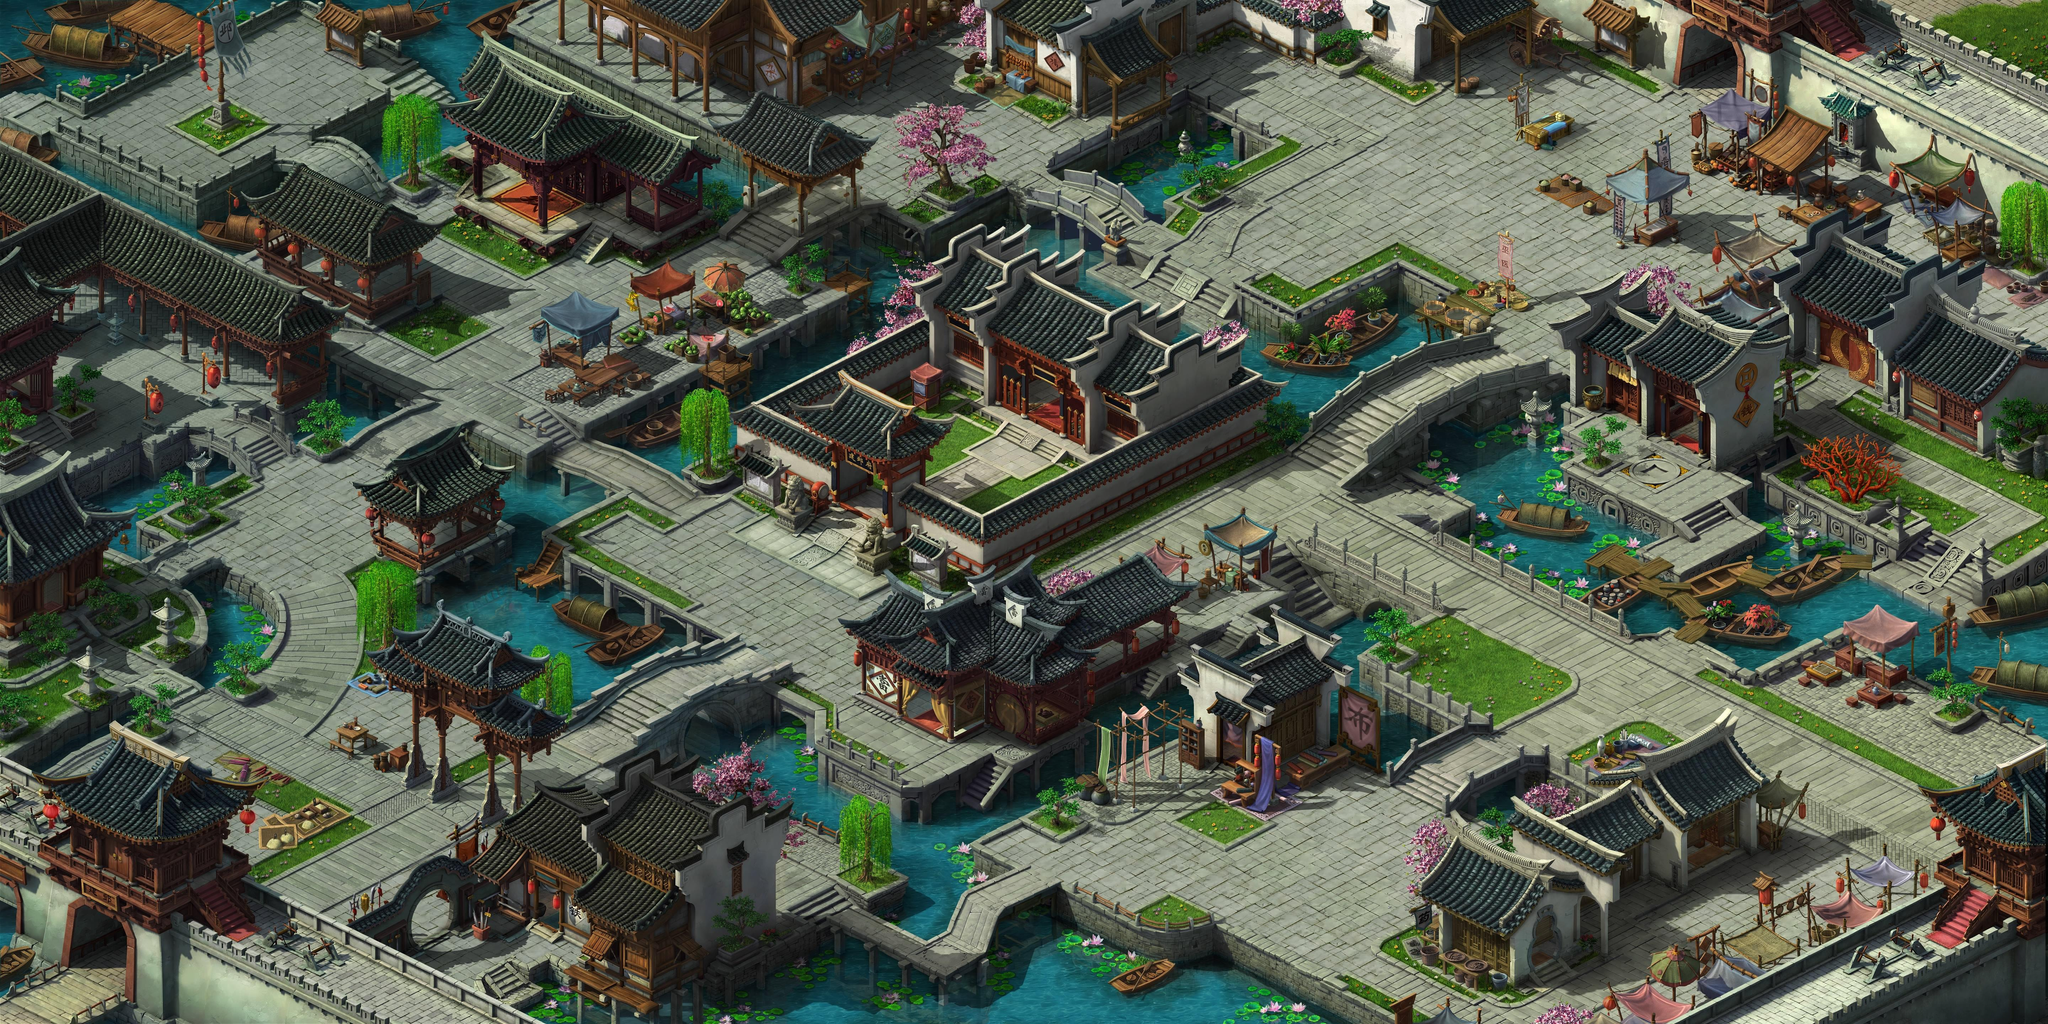

The image is a tile-based game level rendered from a .tmx file. Its description and source (layers, tilesets, objects; grid data summarised) follow:
An orthogonal 288x144 tile map with 20x20 px tiles, 1 tile layer (bg).

<map version="1.2" tiledversion="1.2.4" orientation="orthogonal" renderorder="right-down" width="288" height="144" tilewidth="20" tileheight="20" infinite="0" nextlayerid="3" nextobjectid="1">
 <tileset firstgid="1" name="1501" tilewidth="20" tileheight="20" tilecount="41472" columns="288">
  <image source="1501.jpg" width="5760" height="2880" />
 </tileset>
 <layer id="1" name="bg" width="288" height="144">
  <data>[41472 cells, 41472 non-empty, 41472 distinct tile ids]</data>
 </layer>
 <objectgroup id="2" name="npc" />
</map>